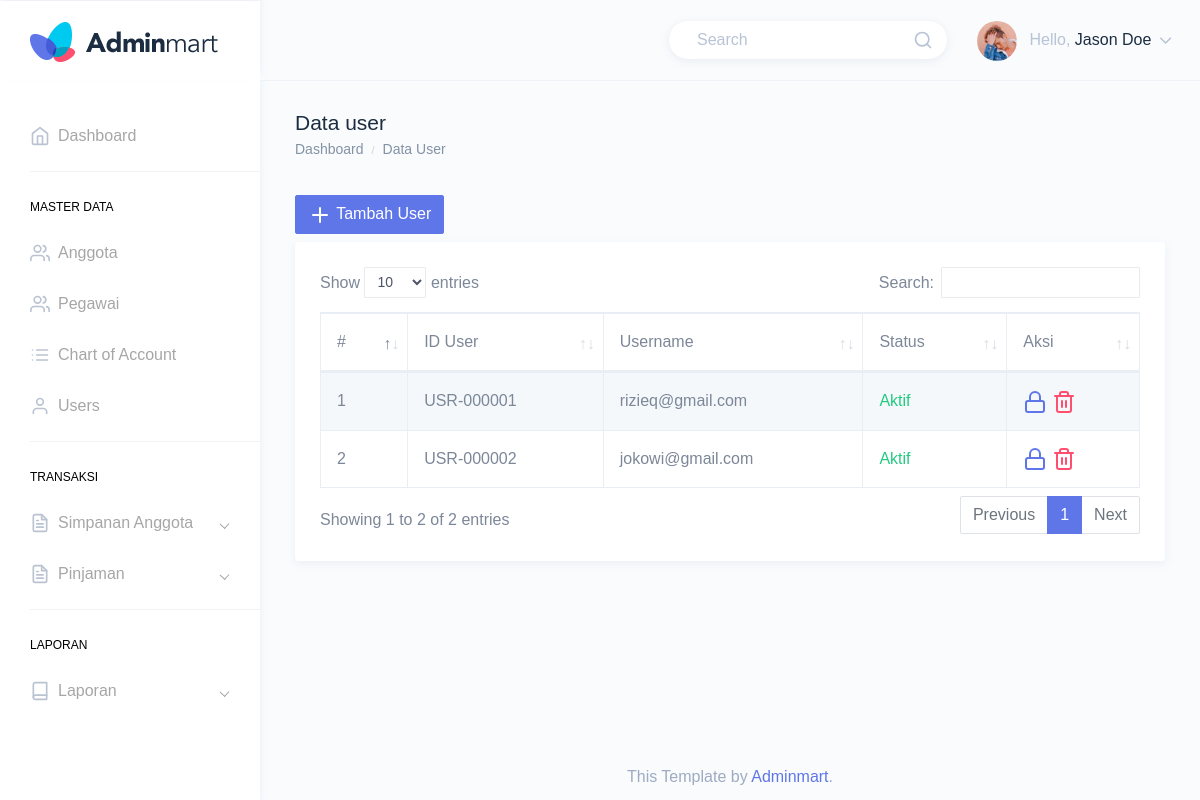
The page /index.php/master/user on the database its author committed.
### tables this page shows
CREATE TABLE `users` (
  `id_user` varchar(20) NOT NULL,
  `id_pegawai` varchar(20) DEFAULT NULL,
  `username` varchar(100) NOT NULL,
  `password` varchar(256) NOT NULL,
  `is_active` int(1) NOT NULL DEFAULT '1',
  `status` int(1) NOT NULL DEFAULT '1',
  `date_created` timestamp NOT NULL DEFAULT CURRENT_TIMESTAMP,
  `date_updated` timestamp NULL DEFAULT NULL ON UPDATE CURRENT_TIMESTAMP,
  `date_deleted` timestamp NULL DEFAULT NULL
);

### application/controllers/master/User.php (called while the page is built, shortened)
<?php
class User extends CI_Controller
{
	public function __construct()
	{
		$this->load->model('master/M_user', 'model');
	}
	public function index()
	{
		$data = [
			'title'		=> 'Data user',
			'user'		=> $this->model->get_user(),
			'pegawai'		=> $this->model->get_pegawai()
		];
		$this->load->view('master/user/data_user', $data);
	}
}

### index.php (called while the page is built, shortened)
<?php
require_once BASEPATH.'core/CodeIgniter.php';

### application/models/master/M_user.php (called while the page is built, shortened)
<?php
class M_user extends CI_Model
{
	public function get_user()
	{
		return $this->db->get_where('users', ['status' => 1])->result_array();
	}
}

### application/views/master/user/data_user.php (the view, shortened to what this page needs)
<div class="page-wrapper">
	<div class="page-breadcrumb">
		<div class="row">
			<div class="col-7 align-self-center">
				<h3 class="page-title text-truncate text-dark font-weight-medium mb-1"><?= $title ?></h3>
				<div class="d-flex align-items-center">
					<nav aria-label="breadcrumb">
						<ol class="breadcrumb m-0 p-0">
							<li class="breadcrumb-item"><a href="<?= site_url('dashboard') ?>">Dashboard</a>
							</li>
							<li class="breadcrumb-item"><a href="<?= site_url('master/user') ?>">Data User</a>
							</li>
						</ol>
					</nav>
				</div>
			</div>
		</div>
	</div>
	<div class="container-fluid">
		<div class="row">
			<div class="col-12 mb-2">
				<a href="" class="btn btn-primary" data-toggle="modal" data-target="#add-modal">
					<i data-feather="plus" class="feather-icon"></i>
					<span>Tambah User</span>
				</a>
			</div>
			<div class="col-12">
				<div class="card">
					<div class="card-body">
						<div class="table-responsive">
							<table id="zero_config" class="table table-striped table-bordered no-wrap">
								<thead>
									<tr>
										<th>#</th>
										<th>ID User</th>
										<th>Username</th>
										<th>Status</th>
										<th>Aksi</th>
									</tr>
								</thead>
								<tbody>
									<?php $no = 1;
									foreach ($user as $row) : ?>
										<tr>
											<td><?= $no++ ?></td>
											<td><?= $row['id_user'] ?></td>
											<td><?= $row['username'] ?></td>
											<td>
												<span class=" <?= $row['is_active'] == 1 ? 'text-success' : 'text-danger' ?> text-success">
													<?= $row['is_active'] == 1 ? 'Aktif' : 'Tidak Aktif' ?>
												</span>
											</td>
											<td>
												<?php if ($row['is_active'] == 1) : ?>
													<a href="<?= site_url('master/user/status/' . $row['id_user'] . '/' . $row['is_active']) ?>">
														<i data-feather="lock" onclick="return confirm('User akan di Non Aktfkan, apakah anda yakin ?')" class="feather-icon"></i>
													</a>
												<?php endif ?>
												<a href="<?= site_url('master/user/hapus/' . $row['id_user']) ?>" class="text-danger" onclick="return confirm('Data Tidak Dapat Dikembalikan, Anda Yakin ?')">
													<i data-feather="trash-2" class="feather-icon"></i>
												</a>
											</td>
										</tr>
									<?php endforeach ?>
								</tbody>
							</table>
						</div>
					</div>
				</div>
			</div>
		</div>
	</div>

### rows shown on the page
users: id_user "USR-000001", username "rizieq@gmail.com", is_active "Aktif"
users: id_user "USR-000002", username "jokowi@gmail.com", is_active "Aktif"

### other values the page prints
$title "Data user"
